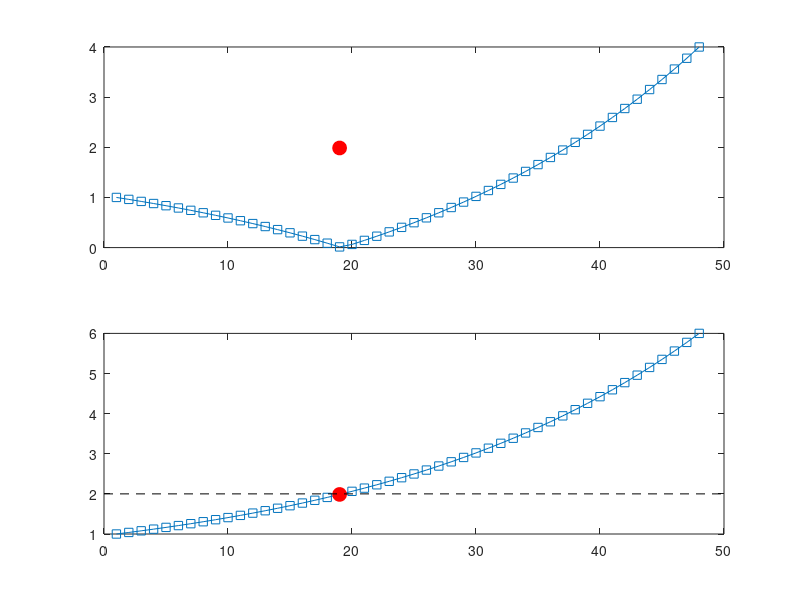

Here is the MATLAB script that generated this plot:
%% Finding Closest Point
%% When the point is close but not exact
% Create a list 
list = logspace( log10(1),log10(6),48 );

% Choose a point
searchnum = 2;

% Check if there is an exact match
find( list==searchnum )

% Option 1: Run each line at a time and examine graph)
figure(1)
subplot(211)
plot(abs(list-searchnum),'s-')

% Find the closest Euclidean distance
[val,idx] = min(sqrt((list-searchnum).^2));

% Plot the desired value on the plot
hold on
plot(idx,list(idx),'ro','markersize',10,'markerfacecolor','r')

% Arrange the location of the point and draw a dashed line to specifiy
% desired value
subplot(212)
plot(list,'s-')
hold on
plot(idx,list(idx),'ro','markersize',10,'markerfacecolor','r')
plot(get(gca,'xlim'),[1 1]*searchnum,'k--')
zoom on

%% finding matrix indices
% matrix sizes for reshaping the vector into a matrix
m = 4;
n = 8;

% Reshape into a matrix
matr = reshape( list(1:m*n) ,[m n]);

% Vectorize the matrix to find location of the closest point
idx = dsearchn(matr(:),searchnum);

% Convert vector to matrix indices
[xi,yi] = ind2sub(size(matr),idx);

% Show the closest point in the matrix
matr(xi,yi)
%% end